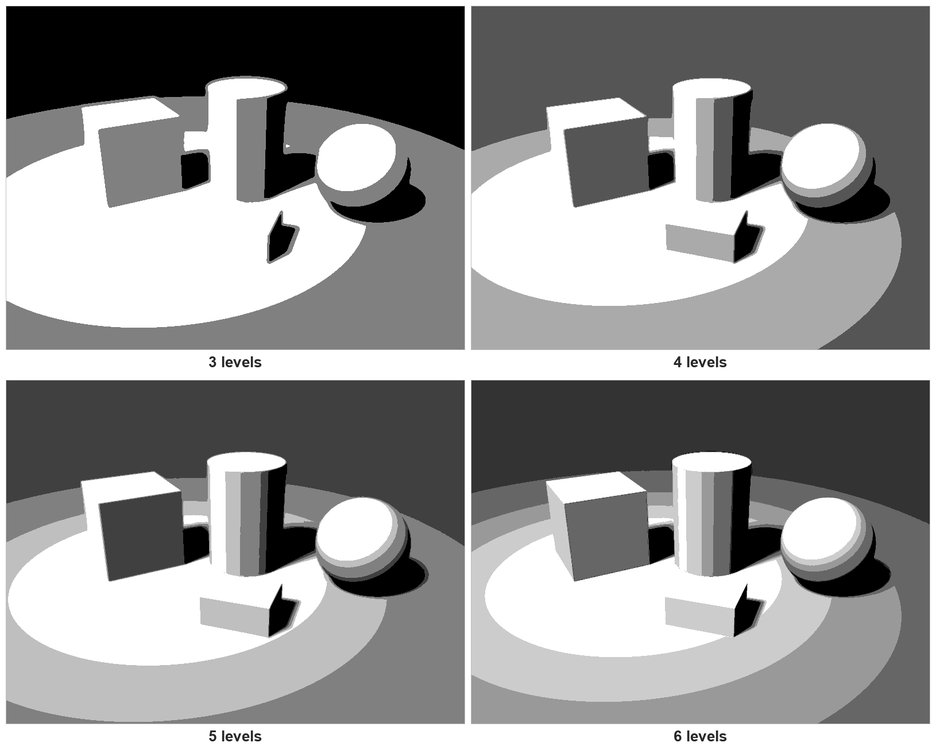
#> input picture docs/cuantiles.png, 936 x 754 px, shrunk from 1630 x 1314 before the run
$ python posterizer.py docs/cuantiles.png
#> lines starting #> are read from the running program, lines starting #| are printed output that depends on the picture
import argparse
import os
import numpy as np
from PIL import Image, ImageFilter, ImageOps


def posterizar_niveles(
    ruta_entrada,
    ruta_salida=None,
    output_folder=None,
    niveles=4,
    desenfoque=2.0,
    modo="cuantiles",
):
  """
    Convierte una imagen JPEG a blanco y negro con N niveles tonales
    pensados para ejercicios de dibujo y estudio de valores.
    """
#> called with ruta_entrada = 'docs/cuantiles.png', niveles = 4, desenfoque = 2, modo = 'cuantiles'
  if niveles < 2:
    raise ValueError("El número de niveles debe ser al menos 2.")

  # 1. Cargar imagen y pasar a escala de grises (L)
  img = Image.open(ruta_entrada).convert("L")
#> img is the input picture: PIL image 936x754 L; min 0, max 255, mean 149.7

  # 2. Suavizado previo para agrupar detalles pequeños en masas limpias
  if desenfoque > 0:
    img = img.filter(ImageFilter.GaussianBlur(radius=desenfoque))
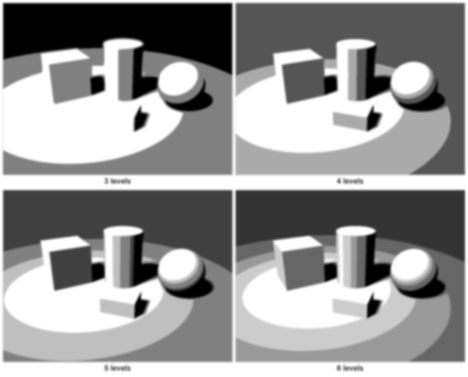
#> img: PIL image 936x754 L (shown at 1/2 size); min 0, max 255, mean 149.7

  # 3. Mejorar contraste global para aprovechar todo el rango de blanco a negro
  img = ImageOps.autocontrast(img, cutoff=1)

  arr = np.array(img, dtype=np.float32)

  # 4. Definir los N - 1 umbrales de corte
  if modo == "cuantiles":
    percentiles = np.linspace(0, 100, niveles + 1)[1:-1]
    umbrales = np.percentile(arr, percentiles)
#> umbrales = [85, 153, 251]
  else:
    umbrales = np.linspace(0, 255, niveles + 1)[1:-1]

  # 5. Generar los N valores de salida repartidos uniformemente entre 0 (negro) y 255 (blanco)
  valores_salida = np.linspace(0, 255, niveles).round().astype(np.uint8)
  indices = np.digitize(arr, bins=umbrales)
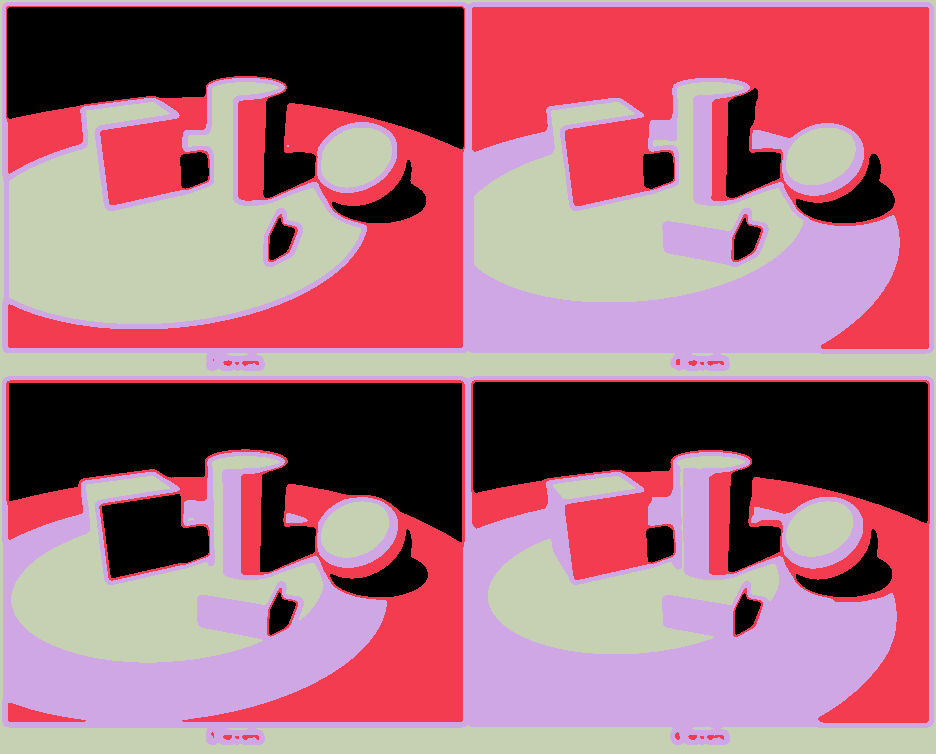
#> indices: shape (754, 936) int64; 4 distinct labels, from 0 to 3; one colour per label, 0 black
  resultado = valores_salida[indices]
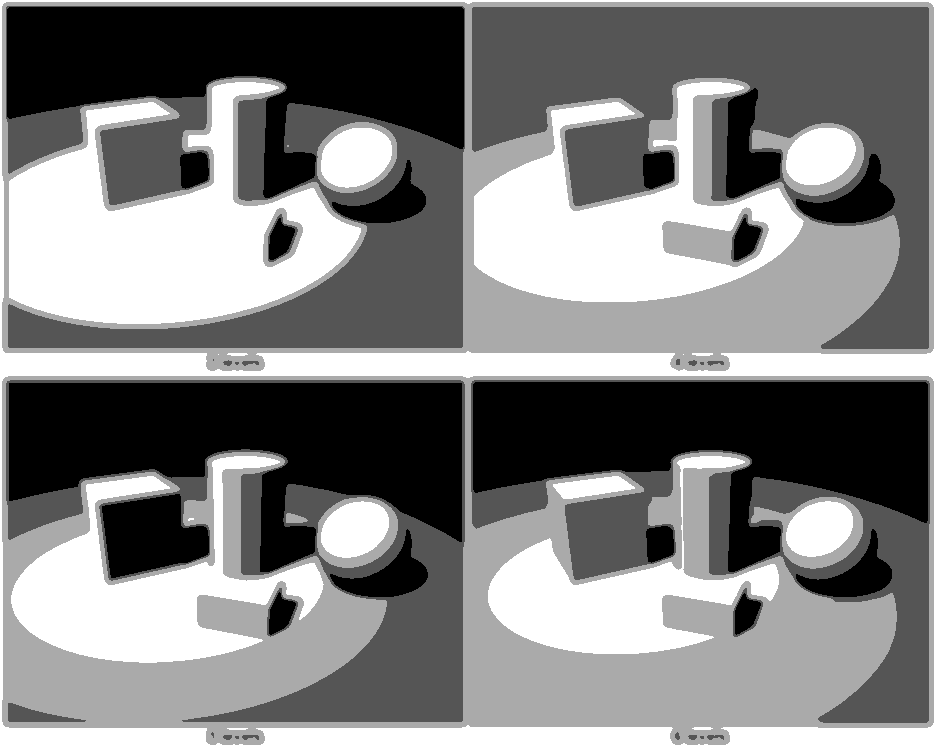
#> resultado: shape (754, 936); min 0, max 255, mean 128.5

  img_out = Image.fromarray(resultado, mode="L")

  # 6. Construir ruta de salida
  if ruta_salida is None:
    directorio_original = os.path.dirname(ruta_entrada)
    nombre_base, ext = os.path.splitext(os.path.basename(ruta_entrada))
    if not ext:
      ext = ".jpeg"

    # Formatear blur sin decimales innecesarios (ej: 2.0 -> 2, 2.5 -> 2.5)
    blur_str = f"{desenfoque:g}"
    modo_str = "c" if modo == "cuantiles" else "l"

    nombre_archivo = f"{nombre_base}_n{niveles}_b{blur_str}_m{modo_str}{ext}"
    carpeta_destino = (
        output_folder if output_folder is not None else directorio_original
    )
    ruta_salida = os.path.join(carpeta_destino, nombre_archivo)
  else:
    # Si se pasa -o y también -of, y -o es solo un nombre de archivo, usar output_folder
    if output_folder is not None and not os.path.dirname(ruta_salida):
      ruta_salida = os.path.join(output_folder, ruta_salida)

  # Crear la carpeta de destino si no existe
  carpeta_final = os.path.dirname(ruta_salida)
  if carpeta_final:
    os.makedirs(carpeta_final, exist_ok=True)

  img_out.save(ruta_salida, quality=95)
  print(f"Imagen guardada en: {ruta_salida}")


if __name__ == "__main__":
  parser = argparse.ArgumentParser(
      description="Convierte una imagen a N niveles de sombra para dibujo."
  )
  parser.add_argument("imagen", help="Ruta de la imagen JPEG de entrada")
  parser.add_argument(
      "-n",
      "--niveles",
      type=int,
      default=4,
      help="Número de niveles tonales (default: 4)",
  )
  parser.add_argument(
      "-b",
      "--blur",
      type=float,
      default=2.0,
      help="Radio de desenfoque previo (default: 2.0)",
  )
  parser.add_argument(
      "-m",
      "--modo",
      choices=["cuantiles", "lineal"],
      default="cuantiles",
      help="Modo de reparto de niveles: 'cuantiles' o 'lineal'",
  )
  parser.add_argument(
      "-o",
      "--output",
      default=None,
      help="Nombre o ruta personalizada para sobrescribir el nombre automático",
  )
  parser.add_argument(
      "-of",
      "--output_folder",
      default=None,
      help="Carpeta donde guardar la imagen resultante",
  )

  args = parser.parse_args()
  posterizar_niveles(
      ruta_entrada=args.imagen,
      ruta_salida=args.output,
      output_folder=args.output_folder,
      niveles=args.niveles,
      desenfoque=args.blur,
      modo=args.modo,
  )

$ run again, with docs/capas.png copied over docs/cuantiles.png
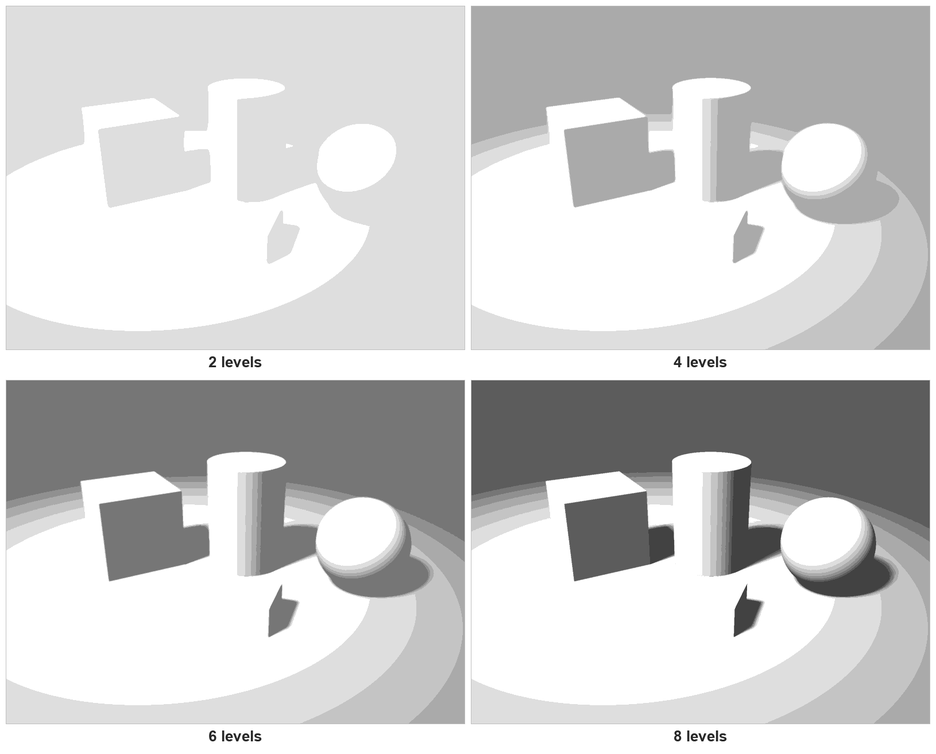
#> input picture docs/capas.png, 936 x 754 px, shrunk from 1630 x 1314 before the run
#> in posterizar_niveles, img is the input picture: PIL image 936x754 L; min 1, max 255, mean 206.5
#> umbrales = [122, 203, 255]
#> in posterizar_niveles, `indices = np.digitize(arr, bins=umbrales)`:
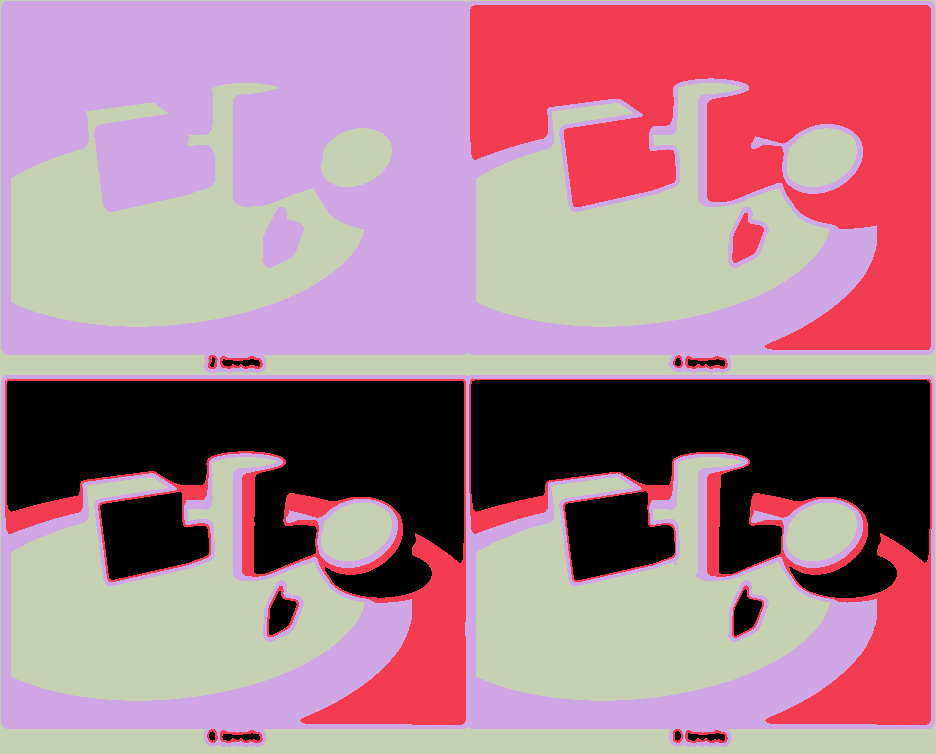
#> indices: shape (754, 936) int64; 4 distinct labels, from 0 to 3; one colour per label, 0 black
#> in posterizar_niveles, `resultado = valores_salida[indices]`:
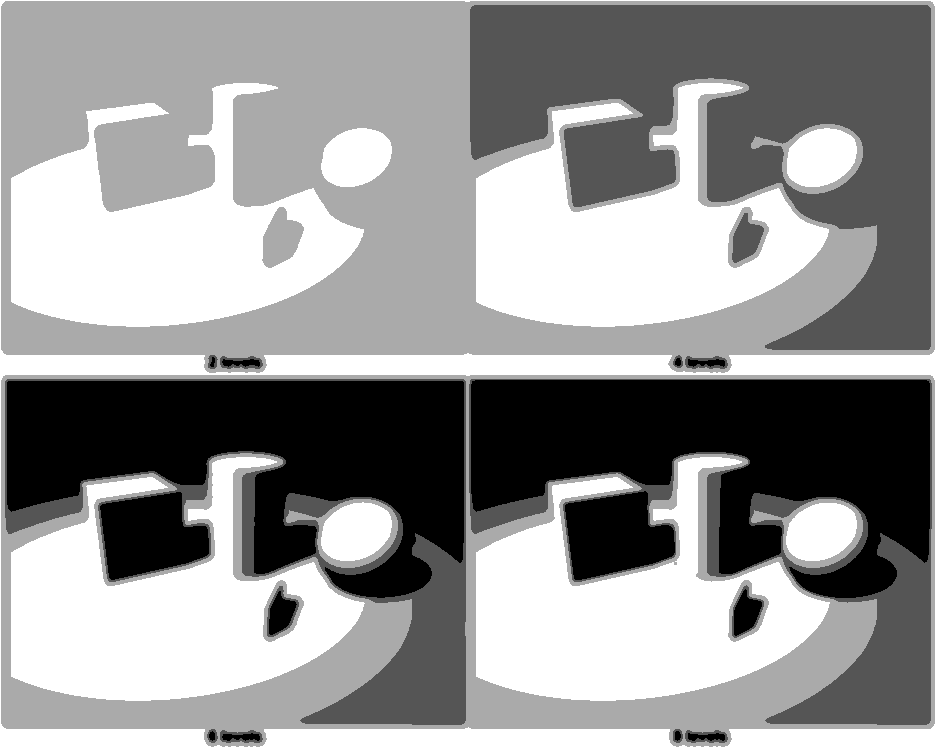
#> resultado: shape (754, 936); min 0, max 255, mean 149.4
